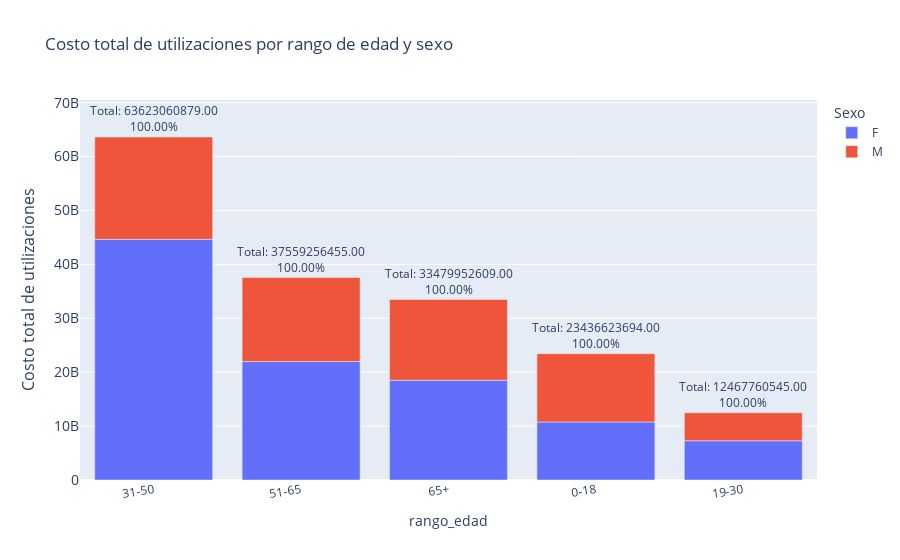

Notebook source saved alongside this figure:
### Code cell
import plotly.express as px

# Agrupar por rango de edad y sexo
df_grouped = (
    df.groupby(["rango_edad", "Sexo"], observed=False)
    .agg({"Costo_Total_Utilizaciones": "sum"})
    .reset_index()
    .sort_values("Costo_Total_Utilizaciones", ascending=False)
)

# Crear el gráfico de barras
fig = px.bar(
    df_grouped,
    x="rango_edad",
    y="Costo_Total_Utilizaciones",
    color="Sexo",
    title="Costo total de utilizaciones por rango de edad y sexo",
)

# Agregar etiquetas de total y porcentaje
total_por_rango = (
    df_grouped.groupby("rango_edad")["Costo_Total_Utilizaciones"].sum().reset_index()
)

for i, row in total_por_rango.iterrows():
    total_label = f'Total: {row["Costo_Total_Utilizaciones"]:.2f}<br>{row["Costo_Total_Utilizaciones"] / df_grouped[df_grouped["rango_edad"] == row["rango_edad"]]["Costo_Total_Utilizaciones"].sum() * 100:.2f}%'

    fig.add_annotation(
        x=row["rango_edad"],
        y=row["Costo_Total_Utilizaciones"],
        text=total_label,
        showarrow=False,
        xanchor="center",
        yanchor="bottom",
    )

fig.update_layout(
    xaxis_tickangle=-9,
    yaxis=dict(
        title="Costo total de utilizaciones",
        titlefont_size=16,
        tickfont_size=14,
    ),
)

fig.show()

### Figure 1 — Plotly figure (JSON) as saved in the notebook; plotly's stock layout.template omitted (floating-point values rounded to 4 significant figures)
{"data": [{"alignmentgroup": "True", "hovertemplate": "Sexo=F<br>rango_edad=%{x}<br>Costo_Total_Utilizaciones=%{y}<extra></extra>", "legendgroup": "F", "marker": {"color": "#636efa", "pattern": {"shape": ""}}, "name": "F", "offsetgroup": "F", "orientation": "v", "showlegend": true, "textposition": "auto", "type": "bar", "x": ["31-50", "51-65", "65+", "0-18", "19-30"], "xaxis": "x", "y": [44636001376, 21974364859, 18495687749, 10767607420, 7282201209], "yaxis": "y"}, {"alignmentgroup": "True", "hovertemplate": "Sexo=M<br>rango_edad=%{x}<br>Costo_Total_Utilizaciones=%{y}<extra></extra>", "legendgroup": "M", "marker": {"color": "#EF553B", "pattern": {"shape": ""}}, "name": "M", "offsetgroup": "M", "orientation": "v", "showlegend": true, "textposition": "auto", "type": "bar", "x": ["31-50", "51-65", "65+", "0-18", "19-30"], "xaxis": "x", "y": [18987059503, 15584891596, 14984264860, 12669016274, 5185559336], "yaxis": "y"}], "layout": {"annotations": [{"showarrow": false, "text": "Total: 23436623694.00<br>100.00%", "x": "0-18", "xanchor": "center", "y": 23436623694, "yanchor": "bottom"}, {"showarrow": false, "text": "Total: 12467760545.00<br>100.00%", "x": "19-30", "xanchor": "center", "y": 12467760545, "yanchor": "bottom"}, {"showarrow": false, "text": "Total: 63623060879.00<br>100.00%", "x": "31-50", "xanchor": "center", "y": 63623060879, "yanchor": "bottom"}, {"showarrow": false, "text": "Total: 37559256455.00<br>100.00%", "x": "51-65", "xanchor": "center", "y": 37559256455, "yanchor": "bottom"}, {"showarrow": false, "text": "Total: 33479952609.00<br>100.00%", "x": "65+", "xanchor": "center", "y": 33479952609, "yanchor": "bottom"}], "barmode": "relative", "legend": {"title": {"text": "Sexo"}, "tracegroupgap": 0}, "title": {"text": "Costo total de utilizaciones por rango de edad y sexo"}, "xaxis": {"anchor": "y", "domain": [0, 1], "tickangle": -9, "title": {"text": "rango_edad"}}, "yaxis": {"anchor": "x", "domain": [0, 1], "tickfont": {"size": 14}, "title": {"font": {"size": 16}, "text": "Costo total de utilizaciones"}}}}
